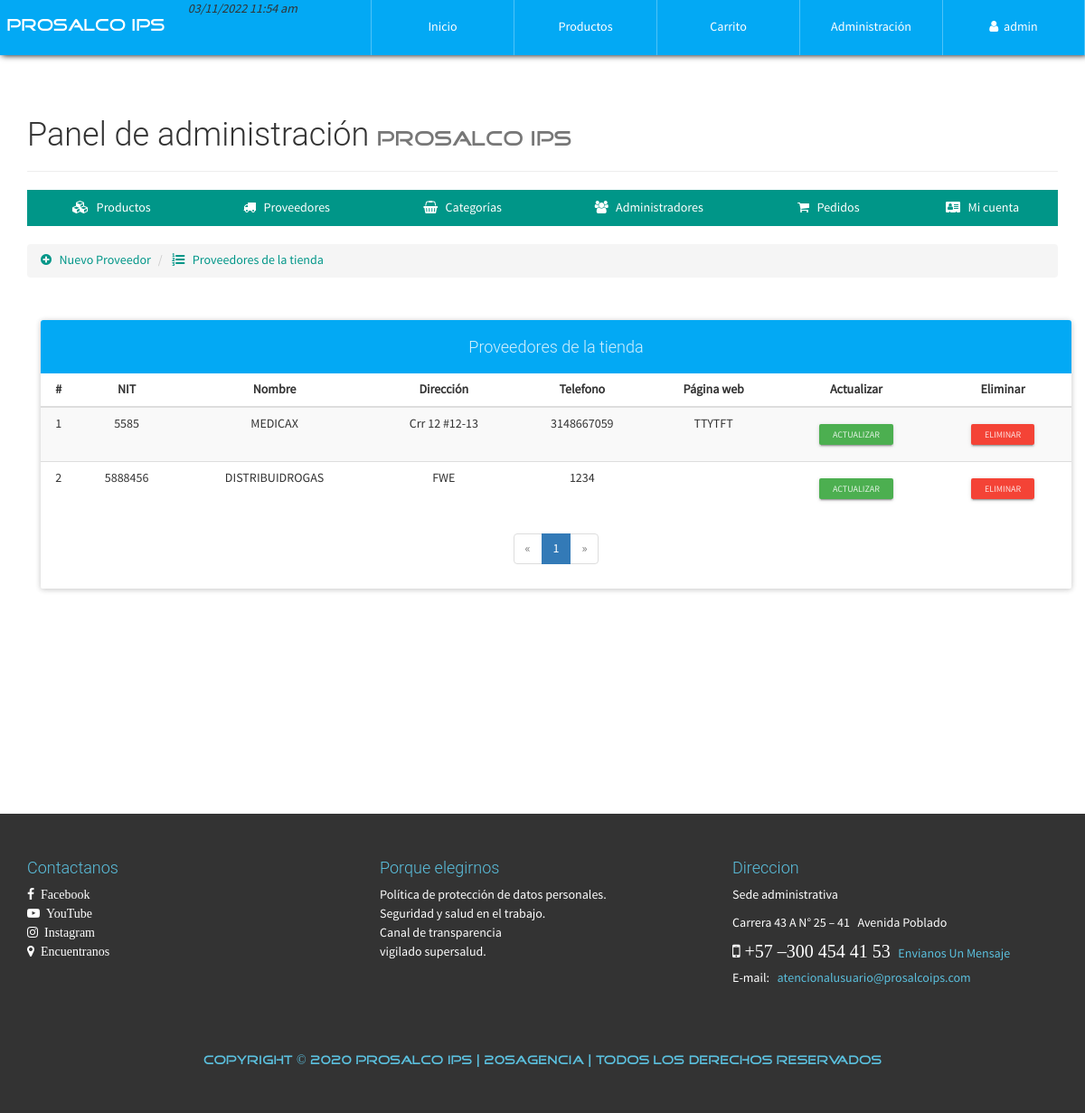
The app's page /configAdmin.php?view=providerlist (signed in) with its own data.
### tables this page shows
CREATE TABLE `proveedor` (
  `NITProveedor` varchar(30) NOT NULL,
  `NombreProveedor` varchar(30) NOT NULL,
  `Direccion` varchar(200) NOT NULL,
  `Telefono` varchar(20) NOT NULL,
  `PaginaWeb` varchar(30) NOT NULL
);

### admin/providerlist-view.php (the view, shortened to what this page needs)
<ul class="breadcrumb" style="margin-bottom: 5px;">
    <li>
        <a href="configAdmin.php?view=provider">
            <i class="fa fa-plus-circle" aria-hidden="true"></i> &nbsp; Nuevo Proveedor
        </a>
    </li>
    <li>
        <a href="configAdmin.php?view=providerlist"><i class="fa fa-list-ol" aria-hidden="true"></i> &nbsp; Proveedores de la tienda</a>
    </li>
</ul>
<div class="container">
	<div class="row">
		<div class="col-xs-12">
            <br><br>
            <div class="panel panel-info">
                <div class="panel-heading text-center"><h4>Proveedores de la tienda</h4></div>
              	<div class="table-responsive">
                  <table class="table table-striped table-hover">
                      	<thead>
                          	<tr>
								<th class="text-center">#</th>
                              	<th class="text-center">NIT</th>
                              	<th class="text-center">Nombre</th>
                              	<th class="text-center">Dirección</th>
                              	<th class="text-center">Telefono</th>
                              	<th class="text-center">Página web</th>
                              	<th class="text-center">Actualizar</th>
                              	<th class="text-center">Eliminar</th>
                          	</tr>
                      	</thead>
                      	<tbody>
                          	<?php
								$mysqli = mysqli_connect(SERVER, USER, PASS, BD);
								mysqli_set_charset($mysqli, "utf8");
								$pagina = isset($_GET['pag']) ? (int)$_GET['pag'] : 1;
								$regpagina = 30;
								$inicio = ($pagina > 1) ? (($pagina * $regpagina) - $regpagina) : 0;
								$proveedores=mysqli_query($mysqli,"SELECT SQL_CALC_FOUND_ROWS * FROM proveedor LIMIT $inicio, $regpagina");
								$totalregistros = mysqli_query($mysqli,"SELECT FOUND_ROWS()");
								$totalregistros = mysqli_fetch_array($totalregistros, MYSQLI_ASSOC);
								$numeropaginas = ceil($totalregistros["FOUND_ROWS()"]/$regpagina);
								$cr=$inicio+1;
                                while($prov=mysqli_fetch_array($proveedores, MYSQLI_ASSOC)){
                            ?>
							<tr>
								<td class="text-center"><?php echo $cr; ?></td>
								<td class="text-center"><?php echo $prov['NITProveedor']; ?></td>
								<td class="text-center"><?php echo $prov['NombreProveedor']; ?></td>
								<td class="text-center"><?php echo $prov['Direccion']; ?></td>
								<td class="text-center"><?php echo $prov['Telefono']; ?></td>
								<td class="text-center"><?php echo $prov['PaginaWeb']; ?></td>
								<td class="text-center">
	                        		<a href="configAdmin.php?view=providerinfo&code=<?php echo $prov['NITProveedor']; ?>" class="btn btn-raised btn-xs btn-success">Actualizar</a>
	                        	</td>
	                        	<td class="text-center">
	                        		<form action="process/delprove.php" method="POST" class="FormCatElec" data-form="delete">
	                        			<button type="submit" class="btn btn-raised btn-xs btn-danger">Eliminar</button>
	                        		</form>
	                        	</td>
                            <?php
                            	$cr++;
                                }
                            ?>
                      	</tbody>
                  </table>
              	</div>
                <?php if($numeropaginas>=1): ?>
              	<div class="text-center">
                  <ul class="pagination">
                    <?php if($pagina == 1): ?>
                        <li class="disabled">
                            <a>
                                <span aria-hidden="true">&laquo;</span>
                            </a>
                        </li>
                    <?php endif; ?>
                    <?php
                        for($i=1; $i <= $numeropaginas; $i++ ){
                            if($pagina == $i){
                                echo '<li class="active"><a href="configAdmin.php?view=providerlist&pag='.$i.'">'.$i.'</a></li>';
                            }else{
                                echo '<li><a href="configAdmin.php?view=providerlist&pag='.$i.'">'.$i.'</a></li>';
                            }
                        }
                    ?>
                    <?php if($pagina == $numeropaginas): ?>
                        <li class="disabled">
                            <a>
                                <span aria-hidden="true">&raquo;</span>
                            </a>
                        </li>
                    <?php endif; ?>
                  </ul>
                </div>
                <?php endif; ?>
            </div>
        </div>
	</div>
</div>

### css/style.css (style rules this page uses)
body { font-family: "FontFamilySPro"; line-height: 1.5; font-size: 1.4em; width: 100%; height: 100%; margin: 0px; padding: 0px; background-position: center center; background-repeat: no-repeat; background-attachment: fixed; background-size: cover; background-color: #fff; }
#container-page-configAdmin { background-image: url(../assets/img/font-registration.JPG); }

### records on screen
proveedor: NITProveedor "5585", NombreProveedor "MEDICAX", Direccion "Crr 12 #12-13", Telefono "3148667059", PaginaWeb "TTYTFT"
proveedor: NITProveedor "5888456", NombreProveedor "DISTRIBUIDROGAS", Direccion "FWE", Telefono "1234"

### other values on screen
$_SESSION['nombreAdmin'] "admin"
